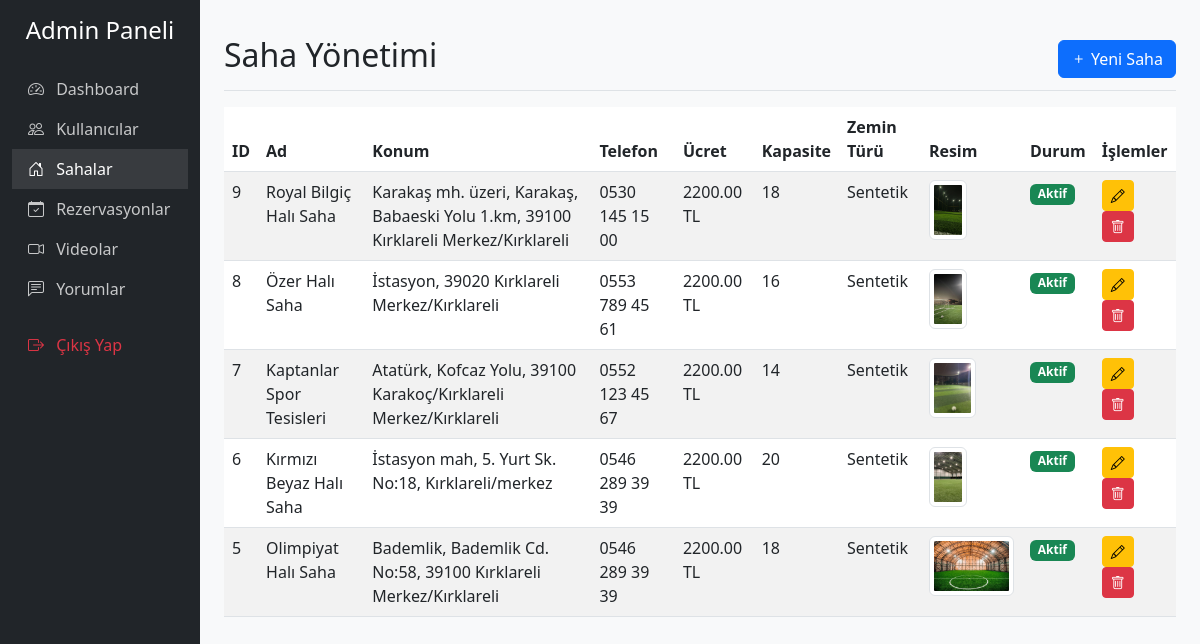
The app's page /halisaha-rezervasyon/admin/?page=sahalar (signed in) with its own data.
### tables this page shows
CREATE TABLE IF NOT EXISTS `sahalar` (
  `id` int NOT NULL AUTO_INCREMENT,
  `ad` varchar(100) NOT NULL,
  `adres` text NOT NULL,
  `aciklama` text,
  `resim` varchar(255) DEFAULT NULL,
  `ucret` decimal(10,2) NOT NULL,
  `aktif` tinyint(1) DEFAULT '1',
  `konum` varchar(255) DEFAULT 'Belirtilmemiş',
  `telefon` varchar(20) DEFAULT NULL,
  `kapasite` int DEFAULT '10',
  `zemin_turu` varchar(100) DEFAULT 'Sentetik',
  `resim_yolu` varchar(255) DEFAULT 'saha.jpg',
  PRIMARY KEY (`id`)
);

### halisaha-rezervasyon/admin/sahalar.php (the view, shortened to what this page needs)
<div class="d-flex justify-content-between flex-wrap flex-md-nowrap align-items-center pt-3 pb-2 mb-3 border-bottom">
    <h1 class="h2">Saha Yönetimi</h1>
    <button class="btn btn-primary" data-bs-toggle="modal" data-bs-target="#sahaEkleModal">
        <i class="bi bi-plus"></i> Yeni Saha
    </button>
</div>
<div class="table-responsive">
    <table class="table table-striped table-hover">
        <thead>
            <tr>
                <th>ID</th>
                <th>Ad</th>
                <th>Konum</th>
                <th>Telefon</th>
                <th>Ücret</th>
                <th>Kapasite</th>
                <th>Zemin Türü</th>
                <th>Resim</th>
                <th>Durum</th>
                <th>İşlemler</th>
            </tr>
        </thead>
        <tbody>
            <?php
            $stmt = $db->query("SELECT * FROM sahalar ORDER BY id DESC");
            while ($row = $stmt->fetch(PDO::FETCH_ASSOC)) {
                echo "<tr>
                    <td>{$row['id']}</td>
                    <td>{$row['ad']}</td>
                    <td>{$row['konum']}</td>
                    <td>{$row['telefon']}</td>
                    <td>{$row['ucret']} TL</td>
                    <td>{$row['kapasite']}</td>
                    <td>{$row['zemin_turu']}</td>
                    <td>";
                if ($row['resim_yolu']) {
                    echo "<img src='{$row['resim_yolu']}' style='max-width: 100px; max-height: 60px;' class='img-thumbnail'>";
                } else {
                    echo "<span class='text-muted'>Resim yok</span>";
                }
                echo "</td>
                    <td>";
                echo $row['aktif'] ? '<span class="badge bg-success">Aktif</span>' : '<span class="badge bg-secondary">Pasif</span>';
                echo "</td>
                    <td>
                        <a href='?page=saha_duzenle&id={$row['id']}' class='btn btn-sm btn-warning'>
                            <i class='bi bi-pencil'></i>
                        </a>
                        <a href='?page=sahalar&sil={$row['id']}' class='btn btn-sm btn-danger' onclick='return confirm(\"Bu sahayı silmek istediğinize emin misiniz?\")'>
                            <i class='bi bi-trash'></i>
                        </a>
                    </td>
                </tr>";
            }
            ?>
        </tbody>
    </table>
</div>

### halisaha-rezervasyon/admin/index.php (style rules this page uses)
body { background-color: #f8f9fa; }

### records on screen
sahalar: id "9", ad "Royal Bilgiç Halı Saha", konum "Karakaş mh. üzeri, Karakaş, Babaeski Yolu 1.km, 39100 Kırklareli Merkez/Kırklareli", telefon "0530 145 15 00", ucret "2200.00", kapasite "18", zemin_turu "Sentetik", resim_yolu (picture), aktif "Aktif"
sahalar: id "8", ad "Özer Halı Saha", konum "İstasyon, 39020 Kırklareli Merkez/Kırklareli", telefon "0553 789 45 61", ucret "2200.00", kapasite "16", zemin_turu "Sentetik", resim_yolu (picture), aktif "Aktif"
sahalar: id "7", ad "Kaptanlar Spor Tesisleri", konum "Atatürk, Kofcaz Yolu, 39100 Karakoç/Kırklareli Merkez/Kırklareli", telefon "0552 123 45 67", ucret "2200.00", kapasite "14", zemin_turu "Sentetik", resim_yolu (picture), aktif "Aktif"
sahalar: id "6", ad "Kırmızı Beyaz Halı Saha", konum "İstasyon mah, 5. Yurt Sk. No:18, Kırklareli/merkez", telefon "0546 289 39 39", ucret "2200.00", kapasite "20", zemin_turu "Sentetik", resim_yolu (picture), aktif "Aktif"
sahalar: id "5", ad "Olimpiyat Halı Saha", konum "Bademlik, Bademlik Cd. No:58, 39100 Kırklareli Merkez/Kırklareli", telefon "0546 289 39 39", ucret "2200.00", kapasite "18", zemin_turu "Sentetik", resim_yolu (picture), aktif "Aktif"
